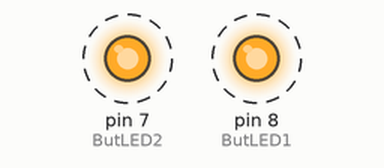
Simulated run of this sketch. Board: Arduino Uno, built with avr-gcc and run on an emulated ATmega328P. On the bench: output pins drawn as LEDs (lit = HIGH). Dashed ring = blinking.

Above: at 0.2 s.
Timing chart, 0 to 4.6 s (numbered marks = the images above):
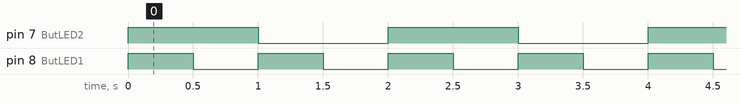

The sketch:

TestButLEds.ino
```cpp
int ButLED1=8;
int ButLED2=7;


void setup() {
  // put your setup code here, to run once:
   pinMode(ButLED1,OUTPUT);
   pinMode(ButLED2,OUTPUT);

}

void loop() {
  // put your main code here, to run repeatedly:
  digitalWrite(ButLED1,true);
  digitalWrite(ButLED2,true);
  delay (500);
  digitalWrite(ButLED1,false);
  delay(500);
   digitalWrite(ButLED1,true);
  digitalWrite(ButLED2,false);
  delay(500);
   digitalWrite(ButLED1,false);
  digitalWrite(ButLED2,false);
  delay(500);

}
```

Measured:
- by itself, pin 7 (ButLED2): alternates HIGH for 1.0 s and LOW for 1.0 s
- by itself, pin 8 (ButLED1): alternates HIGH for 0.50 s and LOW for 0.50 s
- by itself, everything shown: repeats every 2.0 s, in 4 steps
